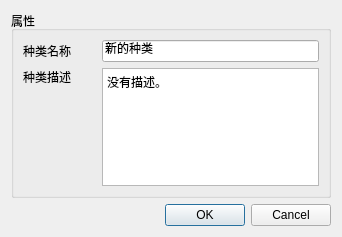
<?xml version="1.0" encoding="UTF-8"?>
<ui version="4.0">
 <class>W_FCT_Classify</class>
 <widget class="QDialog" name="W_FCT_Classify">
  <property name="geometry">
   <rect>
    <x>0</x>
    <y>0</y>
    <width>342</width>
    <height>237</height>
   </rect>
  </property>
  <property name="windowTitle">
   <string>种类</string>
  </property>
  <layout class="QVBoxLayout" name="verticalLayout" stretch="1,0">
   <item>
    <widget class="QGroupBox" name="groupBox">
     <property name="title">
      <string>属性</string>
     </property>
     <layout class="QGridLayout" name="gridLayout" columnstretch="1,3">
      <item row="1" column="0">
       <widget class="QLabel" name="label_4">
        <property name="text">
         <string>种类描述</string>
        </property>
        <property name="alignment">
         <set>Qt::AlignLeading|Qt::AlignLeft|Qt::AlignTop</set>
        </property>
       </widget>
      </item>
      <item row="0" column="1">
       <widget class="QLineEdit" name="lineEdit_tagName">
        <property name="text">
         <string>新的种类</string>
        </property>
        <property name="placeholderText">
         <string>在此填写类型的名称</string>
        </property>
       </widget>
      </item>
      <item row="0" column="0">
       <widget class="QLabel" name="label_5">
        <property name="text">
         <string>种类名称</string>
        </property>
       </widget>
      </item>
      <item row="1" column="1">
       <widget class="QPlainTextEdit" name="plainTextEdit">
        <property name="plainText">
         <string>没有描述。</string>
        </property>
        <property name="placeholderText">
         <string>在此填写类型的描述</string>
        </property>
       </widget>
      </item>
     </layout>
    </widget>
   </item>
   <item>
    <widget class="QDialogButtonBox" name="buttonBox">
     <property name="orientation">
      <enum>Qt::Horizontal</enum>
     </property>
     <property name="standardButtons">
      <set>QDialogButtonBox::Cancel|QDialogButtonBox::Ok</set>
     </property>
    </widget>
   </item>
  </layout>
 </widget>
 <resources/>
 <connections>
  <connection>
   <sender>buttonBox</sender>
   <signal>rejected()</signal>
   <receiver>W_FCT_Classify</receiver>
   <slot>reject()</slot>
   <hints>
    <hint type="sourcelabel">
     <x>327</x>
     <y>477</y>
    </hint>
    <hint type="destinationlabel">
     <x>286</x>
     <y>274</y>
    </hint>
   </hints>
  </connection>
 </connections>
</ui>
